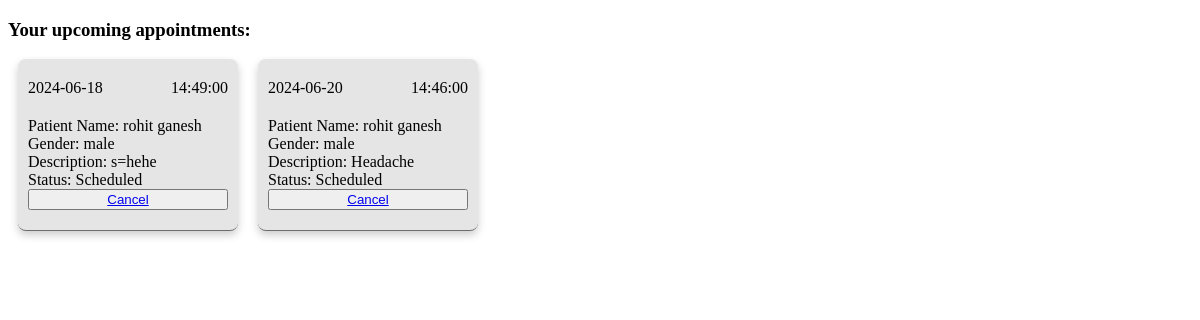
The app's page /doctor/myAppointments.php (signed in) with its own data.
### tables this page shows
CREATE TABLE `appointments` (
  `AppointmentID` int(11) NOT NULL,
  `pid` int(11) NOT NULL,
  `did` int(11) NOT NULL,
  `AppointmentDate` date NOT NULL,
  `AppointmentTime` time NOT NULL,
  `ReasonForVisit` varchar(255) DEFAULT NULL,
  `Status` varchar(50) DEFAULT NULL
);

CREATE TABLE `patient` (
  `Avatar` longblob NOT NULL,
  `pid` int(11) NOT NULL,
  `pname` varchar(50) NOT NULL,
  `pemail` varchar(50) NOT NULL,
  `pmobile` text NOT NULL,
  `ppassword` text NOT NULL,
  `pdob` date NOT NULL,
  `pgender` varchar(10) NOT NULL
);

### doctor/myAppointments.php (the view, shortened to what this page needs)
<?php
include("../backend/conn.php");
if(isset($_SESSION['id'])){
    $id=$_SESSION['id'];
}
?>
<!DOCTYPE html>
<html lang="en">
<head>
    <link rel="stylesheet" href="../Styles/appointment.css">
</head>
<body>
<div>
    <h3>Your upcoming appointments:</h3>
    <div class="appointments">
        <?php
        $stmt = $conn->prepare("
            SELECT a.*, d.dname, d.specialties, p.*
            FROM appointments a
            JOIN doctor d ON a.did = d.did
            JOIN patient p ON a.pid = p.pid
            WHERE a.did = ?
            ORDER BY a.AppointmentDate ASC, a.AppointmentTime ASC
        ");
        $stmt->bind_param('i', $id);
        $stmt->execute();
        $result = $stmt->get_result();
        if ($result->num_rows > 0) {
            while ($row = $result->fetch_assoc()) {
                echo "<div class='appointment'>";
                echo "<div class='appointment-datetime'>";
                echo "<span>{$row['AppointmentDate']}</span>";
                echo "<span>{$row['AppointmentTime']}</span>";
                echo "</div>";
                echo "<div>Patient Name: {$row['pname']}</div>";
                echo "<div>Gender: {$row['pgender']}</div>";
                echo "<div>Description: {$row['ReasonForVisit']}</div>";
                echo "<div>Status: {$row['Status']}</div>";
                if ($row['Status'] === 'Pending') {
                    echo "<div><button class='logout-btn'><a href='../Appointments/ChangeStatus.php?action=approve&aid={$row['AppointmentID']}' onclick='return confirm(\"Are you sure?\")'>Approve</a></button>&nbsp;&nbsp;
                    <button class='logout-btn'><a href='../Appointments/ChangeStatus.php?action=reject&aid={$row['AppointmentID']}'onclick='return confirm(\"Are you sure?\")'>Reject</a></button></div>";
                } elseif ($row['Status'] === 'Scheduled') {
                    echo "<button class='logout-btn'><a href='../Appointments/ChangeStatus.php?action=cancel&aid={$row['AppointmentID']}' onclick='return confirm(\"Are you sure?\")'>Cancel</a></button>";
                }
                echo "</div>";
            }
        } else {
            echo "<p>No appointments scheduled.</p>";
        }
        ?>
    </div>
</body>
</html>

### Styles/appointment.css (style rules this page uses)
.appointments, .new-appointment { margin: 0; display: flex; flex-direction: row; align-items: center; flex-wrap: wrap; }
.choose-doctor, .appointment { margin: 0 10px; border-bottom: 1px solid rgba(16, 15, 15, 0.559); margin-bottom: 20px; padding: 20px 10px; height: auto; width: 200px; display: flex; flex-direction: column; background-color: rgba(0, 0, 0, 0.1); box-shadow: 0 4px 8px rgba(0, 0, 0, 0.2); border-radius: 8px; }
.appointment-datetime { display: flex; justify-content: space-between; margin-bottom: 20px; }

### records on screen
appointments: AppointmentDate "2024-06-18", AppointmentTime "14:49:00", pid.pname "rohit ganesh", pid.pgender "male", ReasonForVisit "s=hehe", Status "Scheduled"
appointments: AppointmentDate "2024-06-20", AppointmentTime "14:46:00", pid.pname "rohit ganesh", pid.pgender "male", ReasonForVisit "Headache", Status "Scheduled"
